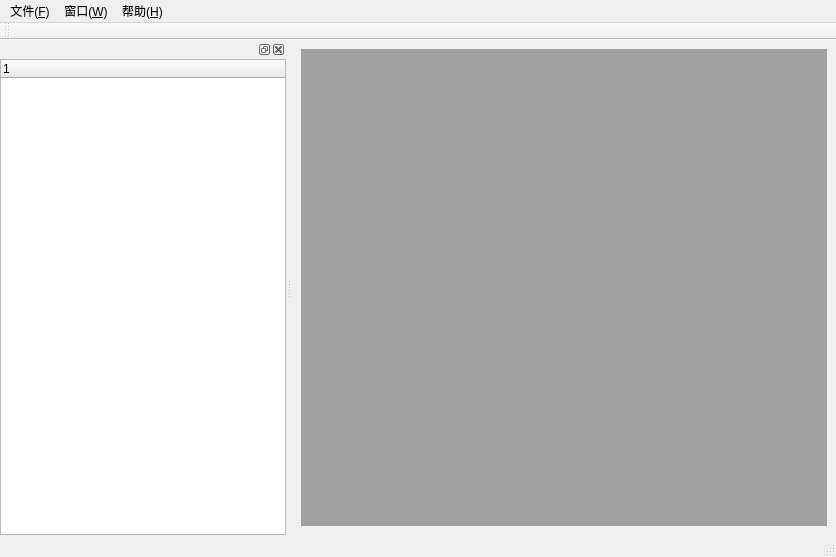
<?xml version="1.0" encoding="UTF-8"?>
<ui version="4.0">
 <class>MainWindow</class>
 <widget class="QMainWindow" name="MainWindow">
  <property name="geometry">
   <rect>
    <x>0</x>
    <y>0</y>
    <width>836</width>
    <height>557</height>
   </rect>
  </property>
  <property name="windowTitle">
   <string>MainWindow</string>
  </property>
  <widget class="QWidget" name="centralwidget">
   <property name="maximumSize">
    <size>
     <width>544</width>
     <height>16777215</height>
    </size>
   </property>
   <layout class="QGridLayout" name="gridLayout_3">
    <item row="0" column="0">
     <widget class="QMdiArea" name="mdiArea">
      <property name="maximumSize">
       <size>
        <width>16777215</width>
        <height>16777215</height>
       </size>
      </property>
     </widget>
    </item>
   </layout>
  </widget>
  <widget class="QMenuBar" name="menubar">
   <property name="geometry">
    <rect>
     <x>0</x>
     <y>0</y>
     <width>836</width>
     <height>23</height>
    </rect>
   </property>
   <widget class="QMenu" name="fileMenu">
    <property name="title">
     <string>文件(&amp;F)</string>
    </property>
    <addaction name="openMenu"/>
    <addaction name="exportMenu"/>
    <addaction name="recentMenu"/>
    <addaction name="separator"/>
    <addaction name="exitMenu"/>
   </widget>
   <widget class="QMenu" name="windowsMenu">
    <property name="title">
     <string>窗口(&amp;W)</string>
    </property>
    <addaction name="action_3"/>
   </widget>
   <widget class="QMenu" name="helpMenu">
    <property name="title">
     <string>帮助(&amp;H)</string>
    </property>
   </widget>
   <addaction name="fileMenu"/>
   <addaction name="windowsMenu"/>
   <addaction name="helpMenu"/>
  </widget>
  <widget class="QStatusBar" name="statusbar"/>
  <widget class="QToolBar" name="MainToolBar">
   <property name="windowTitle">
    <string>工具栏</string>
   </property>
   <attribute name="toolBarArea">
    <enum>TopToolBarArea</enum>
   </attribute>
   <attribute name="toolBarBreak">
    <bool>false</bool>
   </attribute>
  </widget>
  <widget class="QDockWidget" name="FileDockWidget">
   <property name="minimumSize">
    <size>
     <width>80</width>
     <height>95</height>
    </size>
   </property>
   <attribute name="dockWidgetArea">
    <number>1</number>
   </attribute>
   <widget class="QWidget" name="dockWidgetContents">
    <layout class="QGridLayout" name="gridLayout_2">
     <property name="leftMargin">
      <number>0</number>
     </property>
     <property name="topMargin">
      <number>0</number>
     </property>
     <property name="rightMargin">
      <number>0</number>
     </property>
     <property name="bottomMargin">
      <number>0</number>
     </property>
     <item row="0" column="0">
      <layout class="QGridLayout" name="gridLayout">
       <property name="spacing">
        <number>2</number>
       </property>
       <item row="0" column="0">
        <widget class="QTreeWidget" name="treeWidget">
         <column>
          <property name="text">
           <string notr="true">1</string>
          </property>
         </column>
        </widget>
       </item>
      </layout>
     </item>
    </layout>
   </widget>
  </widget>
  <action name="openMenu">
   <property name="text">
    <string>打开(&amp;O)</string>
   </property>
  </action>
  <action name="exportMenu">
   <property name="text">
    <string>导出(&amp;P)</string>
   </property>
  </action>
  <action name="recentMenu">
   <property name="text">
    <string>最近的文件</string>
   </property>
  </action>
  <action name="exitMenu">
   <property name="text">
    <string>退出(&amp;E)</string>
   </property>
  </action>
  <action name="action_3">
   <property name="text">
    <string>平铺(&amp;P)</string>
   </property>
  </action>
 </widget>
 <resources/>
 <connections/>
</ui>
